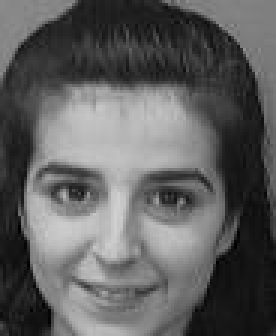
#> input picture alternate_data/s10_1.jpg, 92 x 112 px (shown 3 times larger); its folder holds only this picture in this run
$ jupyter execute --allow-errors eigenfaces_alternate.ipynb
#> lines starting #> are read from the running program, lines starting #| are printed output that depends on the picture; long printed decimals are rounded
[cell 1]
import os
import numpy as np
import matplotlib.pyplot as plt
import matplotlib.image as img
from PIL import Image

[cell 2]
def read_image(path):
    # Reads an image from the determined path
    # The image has to have a bit-depth of 8 (each pixel's value is in the 0-255 range)
#> called with path = 'alternate_data/s10_1.jpg'
    img_to_recognize = img.imread(path)
#> img_to_recognize is the input picture: shape (112, 92); min 0, max 209, mean 95.1
    img_to_recognize = Image.fromarray(np.uint8(img_to_recognize))
    img_to_recognize = img_to_recognize.resize((150, 150)) # Resizes the image to the appropriate size
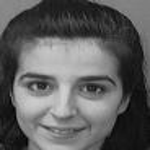
#> img_to_recognize: PIL image 150x150 L; min 0, max 208, mean 95.1
    img_to_recognize = img_to_recognize.convert('L') # Converts it to grayscale
    img_to_recognize = np.array(img_to_recognize) # Converts it into an array
    return img_to_recognize.flatten()/255 # Flattens and normalizes the data

[cell 3]
def display_image(array):
    # Displays the image represented by a flattened array
    resized = np.resize(array, (150, 150))
    fig = plt.imshow(resized, cmap="gray")
    fig.axes.get_xaxis().set_visible(False)
    fig.axes.get_yaxis().set_visible(False)
    fig


def display_image_ind(matrix, index):
    # Displays the image present in the row_{index} of the specified matrix
    resized = np.resize(matrix[index], (150, 150))
    fig = plt.imshow(resized, cmap="gray")
    fig.axes.get_xaxis().set_visible(False)
    fig.axes.get_yaxis().set_visible(False)
    fig


def plot_portraits(images, titles, h, w, n_row, n_col):
    plt.figure(figsize=(2.2 * n_col, 2.2 * n_row))
    plt.subplots_adjust(bottom=0, left=.01, right=.99, top=.90, hspace=.20)
    for i in range(n_row * n_col):
        plt.subplot(n_row, n_col, i + 1)
        plt.imshow(images[i].reshape((h, w)), cmap=plt.cm.gray)
        plt.title(titles[i])
        plt.xticks(())
        plt.yticks(())

[cell 4]
images = [] # List that will house all individual arrays of images, it will become a 2D array later

for file in os.listdir('alternate_data'):
    images.append(read_image(os.path.join('alternate_data', file)))

[cell 5]
image_matrix = np.row_stack(tuple(images))

[cell 6]
def pca(X):
    # X is the data matrix
    mean = np.mean(X, axis=0)
    centered_data = X-mean
    U, S, Vh = np.linalg.svd(centered_data, full_matrices=False)
#> U = [1]; S = [0]

    return Vh, mean, centered_data, S**2

[cell 7]
Vh, average_matrix, subtracted, eigenvalues = pca(image_matrix)
#> eigenvalues = [0]
eigenfaces = Vh.reshape((len(Vh), 150, 150))

[cell 8]
percent_eigenvalues = [eigenvalue/np.sum(eigenvalues) for eigenvalue in eigenvalues]
#> percent_eigenvalues = [nan]
count = 0
total_var = 0

for eigenvalue in percent_eigenvalues:
    total_var += eigenvalue
    count += 1
    if total_var > 0.95:
        break
#> this loop made 1 pass
#> after the loop, count = 1; total_var = nan

print("Count:", count, "\nTotal Variance:", total_var)
#| Count: 1
#| Total Variance: nan

[cell 9]
display_image(average_matrix)

# plt.savefig('average face.png', bbox_inches='tight')

[cell 10]
# eigenface_titles = [f"eigenface {434-i}" for i in range(eigenfaces.shape[0])]
# plot_portraits(eigenfaces[::-1], eigenface_titles, 150, 150, 2, 5)
# plt.savefig('lowest eigenfaces.png', bbox_inches='tight')

eigenface_titles = [f"eigenface {i+91}" for i in range(eigenfaces.shape[0])]
#> eigenface_titles = ['eigenface 91']
#> (the rest of this cell did not finish here and is left out)

# plt.savefig('medium eigenfaces.png', bbox_inches='tight')

#> (a cell that did not finish here is left out)

# plt.savefig('original face.png', bbox_inches='tight')

[cell 12]
def reconstruction(centered_data, eigenfaces, average, h, w, image_index):
#> called with centered_data = array of shape (1, 22500), eigenfaces = array of shape (1, 22500), average = array of shape (22500,), h = 150, w = 150, image_index = 142
    weights = np.dot(centered_data, eigenfaces.T) # Gets the weight significance of each eigenface
#> weights = [0]
#> call 2 of read_image, with path = 'alternate_testing/s1_10.jpg'
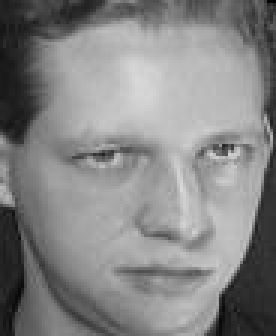
#> input picture alternate_testing/s1_10.jpg, 92 x 112 px (shown 3 times larger)
#> in read_image, img_to_recognize is the input picture: shape (112, 92); min 0, max 218, mean 132.8
#> in read_image (call 2), `img_to_recognize = img_to_recognize.resize((150, 150))`:
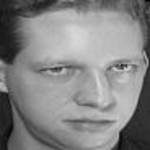
#> img_to_recognize: PIL image 150x150 L; min 0, max 217, mean 132.9
    weighted_vectors = np.dot(weights[image_index, :], eigenfaces) # Multiplies each eigenface by its weight
    recovered_image = (average + weighted_vectors).reshape(h, w) # Adds each weighted eigenface to the average face
    return recovered_image

#> (the rest of this cell did not finish here and is left out)

[cell 13]
def reconstruction_outsider(eigenfaces, average, h, w, path):
    outsider = read_image(path) # Reads the image
    outsider = outsider - average # Centralizes the data
    weights = np.dot(outsider, eigenfaces.T) # Gets the weight significance of each eigenface
    weighted_vectors = np.dot(weights, eigenfaces) # Multiplies each eigenface by its weight
    recovered_image = (average + weighted_vectors).reshape(h, w) # Adds each weighted eigenface to the average face
    return recovered_image

[cell 14]
def recognize(path, eig_num, face_limit, person_limit):
    # Path is the file path, eig_num is the amount of wanted eigenfaces on the facespace
#> called with path = 'alternate_testing/s5_10.jpg', eig_num = 106, face_limit = 3500, person_limit = 22.2
    img_to_recognize = read_image(path)
#> call 3 of read_image, with path = 'alternate_testing/s5_10.jpg'
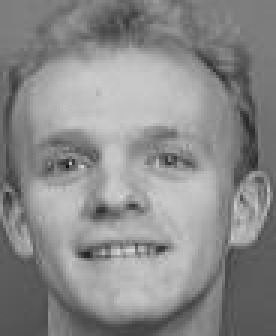
#> input picture alternate_testing/s5_10.jpg, 92 x 112 px (shown 3 times larger)
#> in read_image, img_to_recognize is the input picture: shape (112, 92); min 18, max 213, mean 138.1
#> in read_image (call 3), `img_to_recognize = img_to_recognize.resize((150, 150))`:
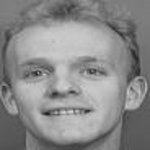
#> img_to_recognize: PIL image 150x150 L; min 22, max 212, mean 138.1
    subtracted_matrix_rec = img_to_recognize - average_matrix # Centralizes the inputted image
    subtracted_matrix_rec = subtracted_matrix_rec.flatten()

    eigenfaces_matrix = Vh[:eig_num,:] # Gets the requested amount of eigenfaces

    weight = subtracted_matrix_rec @ eigenfaces_matrix.T # Gets the eigenface weights
#> weight = [-0.0549]

    projection = eigenfaces_matrix.T @ weight # Gets the projection of the image on the facespace

    proj_error = np.linalg.norm(subtracted_matrix_rec - projection)*255 # Gets the projection error
#> proj_error = 10313.6


    original_faces_weights = eigenfaces_matrix @ subtracted.T # Gets the eigenface weights of each original face
#> original_faces_weights = [0]


    dist_in_space = []
    # Checks the distance between the weights
    # of the unknown face and every original face
    for i in range(len(subtracted[:,0])):
        dist = np.linalg.norm(original_faces_weights[:,i] - weight)
        dist_in_space.append(dist)
#> this loop made 1 pass
#> dist on pass 1: 0.0549
#> after the loop, dist_in_space = [0.0549]

    dist_in_space = np.array(dist_in_space)

    face_error = dist_in_space.min() # Gets the lowest distance
#> face_error = 0.0549

    guess_index = np.argmin(dist_in_space) # Gets the image tied to that lowest distance
#> guess_index = 0

    if proj_error > face_limit: # Checks if the error is higher than the set limit
        guess = "Not a face"
    elif face_error > person_limit:
        guess = "Unknown face"
    else:
        celebrity_photos = os.listdir('alternate_data')
        celebrity_names = [name[:name.find('_')] for name in celebrity_photos] # Gets the names of all images
        guess = celebrity_names[guess_index] # Gets the predicted name

    display_image(image_matrix[guess_index]) # Displays the closest image
    return proj_error, face_error, guess

[cell 15]
path_recon = os.path.join('alternate_testing', 's1_10.jpg')
display_image(read_image(path_recon))

[cell 16]
path_recon = os.path.join('alternate_testing', 's5_10.jpg')
recognize(path_recon, 106, 3500, 22.2)

[cell 17]
display_image(reconstruction_outsider(Vh, average_matrix, 150, 150, path_recon))
#> in reconstruction_outsider, `weights = np.dot(outsider, eigenfaces.T)`: weights = [-0.0549]

[cell 18]
def test_images(path, eig_num, face_error, person_error):
    success = 0
    failure = 0
    not_a_face = 0
    unknown_face = 0
    face_results = []
    for file in os.listdir(path):
        path_testing = os.path.join(path, file)
        results = recognize(path_testing, eig_num, face_error, person_error)
#> the loop in recognize (call 2), `for i in range(len(subtracted[:,0])):` made 1 pass
#> dist on pass 1: 0.412
#> results = (11728, 0.412, 'Not a face')
        print(results, file[:file.find('_')])
#| (11727.965, 0.4118, 'Not a face') s1
        if results[2] == "Not a face":
            not_a_face += 1
        elif results[2] == "Unknown face":
            unknown_face += 1
        elif results[2] == file[:file.find('_')].replace("_", " "):
            success += 1
            face_results.append(results[1])
        else:
            failure += 1

    success = success*100/len(os.listdir(path))
    failure = failure*100/len(os.listdir(path))
    not_a_face = not_a_face*100/len(os.listdir(path))
    unknown_face = unknown_face*100/len(os.listdir(path))
    return success, failure, not_a_face, unknown_face, face_results

[cell 19]
success_rate, failure_rate, not_face_rate, unknown_rate, results = test_images('alternate_testing', 33, 3500, 22.2)
success_rate, failure_rate, not_face_rate, unknown_rate

[cell 20]
results

[cell 21]
# [6 lines of commented-out code are left out]

[cell 22]
# [5 lines of commented-out code are left out]

[cell 23]
# [12 lines of commented-out code are left out]

[cell 24]
plt.plot(eigenvalues)
plt.xticks(range(0,200,20))
plt.xlim(-1, 100)
plt.show()
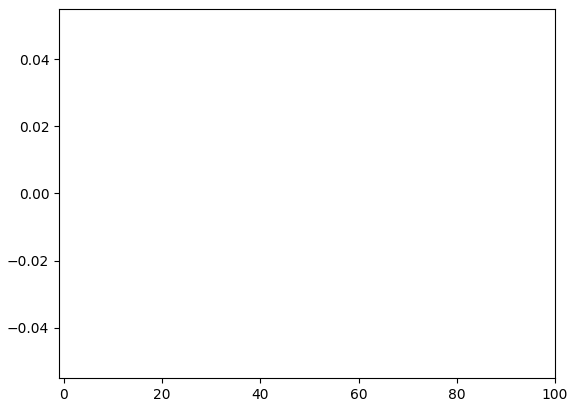
#> figure drawn by matplotlib, 1 panel
